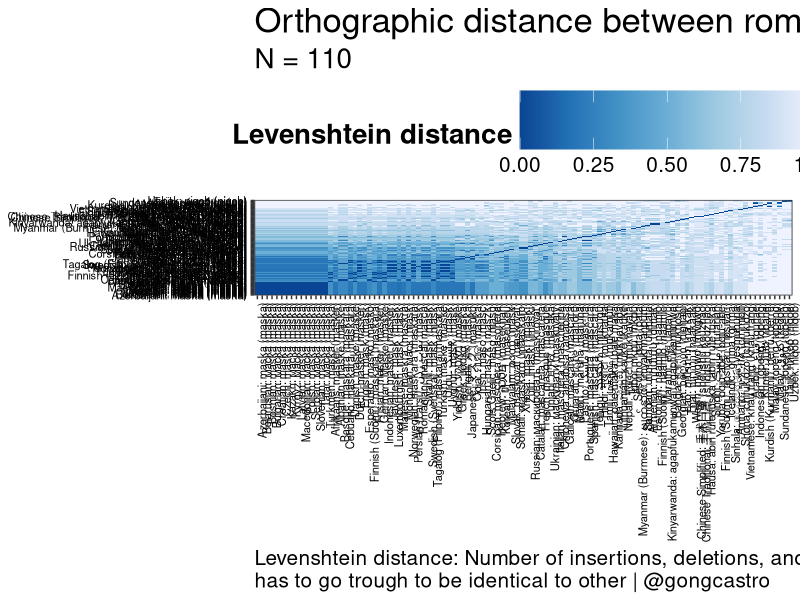

Generate this figure with R: (Note: this script raises an error after producing the figure.)
#### mask ----------------------------------------------------------------------

# import packages
library(tidyverse)
library(readxl)
library(stringdist)

#### import data ---------------------------------------------------------------
# you can download the data from https://drive.google.com/file/d/18SeJTiM2-JXR9SOqEg22wdkvNL3OxG3u/view?usp=sharing

my_theme <- function(){
  theme_bw() +
    theme(
      axis.title = element_text(face = "bold"),
      axis.text = element_text(colour = "black", size = 20),
      panel.grid = element_line(colour = "grey"),
      panel.grid.minor.x = element_blank(),
      panel.grid.minor.y = element_blank(),
      strip.text = element_text(size = 15),
      legend.position = "top",
      legend.box = "vertical",
      legend.background = element_rect(fill = "transparent"),
      legend.title = element_text(face = "bold"),
      legend.text = element_text(size = 14),
      text = element_text(size = 25),
      legend.key = element_rect(colour = "grey"),
      panel.background = element_rect(fill = "white"),
      plot.background = element_rect(fill = "white", colour = "white")
    )
}

dat <- read_xlsx("data/mask.xlsx") %>% 
  mutate(roman = as.logical(roman),
         romanisation = str_to_lower(romanisation),
         label = paste0(language, ": ", form, " (", romanisation, ")"),
         label_phon =  paste0(language, ": ", form,  " /", ipa_flat, "/"))  %>% 
  drop_na(form) %>% 
  filter(region %in% c("Europe", "Asia", "Africa", "Oceania"), # other regions only provide missing values
         language != "Hmong") %>% # outlier, makes any other scores seem too close to each other (see masks.xlsx)
  as_tibble()

#### orthographic distance -----------------------------------------------------
# generate all pairwise combinations of orthographic forms and compute their Levenshtein distance
expanded_ort <- expand_grid(label1 = dat$label,
                            label2 = dat$label) %>% 
  left_join(., {
    dat %>%
      select(label, romanisation) %>% 
      drop_na(romanisation) %>% 
      rename_all(function(x) paste0(x, "1"))
  }) %>% 
  left_join(., {
    dat %>%
      select(label, romanisation) %>% 
      drop_na(romanisation) %>% 
      rename_all(function(x) paste0(x, "2"))
  }) %>% 
  rowwise() %>% 
  mutate(n = ifelse(nchar(romanisation1) > nchar(romanisation2), nchar(romanisation1), nchar(romanisation2)),
         lv = stringdist(romanisation1, romanisation2, method = "lv"),
         lv_norm = lv/n) %>% 
  ungroup() 

# plot data
ggplot(expanded_ort, aes(fct_reorder(label1, lv_norm),
                         fct_reorder(label2, lv_norm),
                         fill = lv_norm)) +
  geom_tile() +
  labs(fill = "Levenshtein distance",
       title = "Orthographic distance between romanisations of translations of MASK",
       subtitle = paste0("N = ", sum(!is.na(dat$romanisation), na.rm = TRUE)),
       caption = "Levenshtein distance: Number of insertions, deletions, and replacements a character string\nhas to go trough to be identical to other | @gongcastro") +
  scale_fill_distiller(palette = "Blues") +
  my_theme() +
  theme(axis.text.x = element_text(angle = 90, hjust = 1, size = 8),
        axis.text.y = element_text(size = 8),
        axis.title = element_blank(),
        axis.line = element_blank(),
        axis.text = element_text(colour = "black"),
        plot.title = element_text(size = 25),
        plot.subtitle = element_text(size = 20),
        plot.caption = element_text(hjust = 0, size = 15),
        legend.position = "top",
        legend.title = element_text(face = "bold", size = 20),
        legend.text = element_text(size = 15),
        legend.key.size = unit(1.5, "cm")) +
  ggsave("static/img/masks_ort.png", height = 18, width = 15)

#### phonological distance -----------------------------------------------------
# generate all pairwise combinations of phonological forms and compute their Levenshtein distance
expanded_phon <- expand_grid(label_phon1 = dat$label_phon, label_phon2 = dat$label_phon) %>% 
  left_join(., {
    dat %>%
      select(label_phon, ipa_flat) %>% 
      drop_na(ipa_flat) %>% 
      rename_all(function(x) paste0(x, "1"))
  }) %>% 
  left_join(., {
    dat %>%
      select(label_phon, ipa_flat) %>% 
      drop_na(ipa_flat) %>% 
      rename_all(function(x) paste0(x, "2"))
  }) %>% 
  rowwise() %>% 
  mutate(n = ifelse(nchar(ipa_flat1) > nchar(ipa_flat2), nchar(ipa_flat1), nchar(ipa_flat2)),
         lv_phon = stringdist(ipa_flat1, ipa_flat2, method = "lv"),
         lv_phon_norm = lv_phon/n) %>% 
  ungroup() %>% 
  drop_na(lv_phon_norm)

# plot data
ggplot(expanded_phon, aes(fct_reorder(label_phon1, lv_phon_norm),
                          fct_reorder(label_phon2, lv_phon_norm),
                          fill = lv_phon_norm)) +
  geom_tile() +
  labs(fill = "Levenshtein distance",
       title = "Phonological distance between IPA transcriptions of translations of MASK",
       subtitle = paste0("N = ", sum(!is.na(dat$ipa_flat), na.rm = TRUE)),
       caption = "Levenshtein distance: Number of insertions, deletions, and replacements a character string\nhas to go trough to be identical to other | @gongcastro") +
  scale_fill_distiller(palette = "YlOrRd") +
  my_theme() +
  theme(axis.text.x = element_text(angle = 90, hjust = 1, size = 8),
        axis.text.y = element_text(size = 8),
        axis.title = element_blank(),
        axis.line = element_blank(),
        axis.text = element_text(colour = "black"),
        plot.title = element_text(size = 25),
        plot.subtitle = element_text(size = 20),
        plot.caption = element_text(hjust = 0, size = 15),
        legend.position = "top",
        legend.title = element_text(face = "bold", size = 20),
        legend.text = element_text(size = 15),
        legend.key.size = unit(1.5, "cm")) +
  ggsave("static/img/masks_phon.png", height = 18, width = 15)

#### onset ---------------------------------------------------------------------
# compute how many orthographic/phonological forms share onset
onsets <- list(
  Orthography = dat %>% 
    mutate(onset = as.factor(substr(romanisation, 1, 1))) %>% 
    count(onset) %>%  
    mutate(prop = n/sum(.$n)),
  Phonology =  dat %>% 
    drop_na(ipa_flat) %>% 
    mutate(onset = as.factor(substr(ipa_flat, 1, 1))) %>% 
    count(onset) %>%  
    mutate(prop = n/sum(.$n),
           onset = paste0("/", onset, "/"))
) %>% 
  bind_rows(.id = "type") %>% 
  mutate(type = ifelse(
    type=="Orthography",
    paste0(type, " (N = ", sum(!is.na(dat$romanisation), na.rm = TRUE), ")"),
    paste0(type, " (N = ", sum(!is.na(dat$ipa_flat), na.rm = TRUE), ")")
  )) %>% 
  group_by(type) %>% 
  arrange(desc(prop)) %>%  
  mutate(index = row_number()) %>% 
  ungroup()

# plot data
ggplot(onsets, aes(x = fct_reorder(onset, prop, .desc = TRUE),
                   y = prop,
                   order = -prop,
                   label = n,
                   fill = index)) +
  facet_wrap(~type, scales = "free", dir = "v") +
  geom_col(colour = "white", width = 1, show.legend = FALSE) +
  geom_text(nudge_y = 0.025) +
  scale_fill_distiller(palette = "YlOrRd") +
  scale_y_continuous(labels = scales::percent) +
  labs(x = "Onset",
       y = "%",
       fill = "Region",
       title = "Shared onset",
       subtitle = "How often do translations of MASK start with the same letter/phoneme?",
       caption = "@gongcastro") +
  my_theme() +
  theme(axis.text.x = element_text(colour = "black", face = "bold", size = 12),
        axis.text.y = element_text(colour = "black", size = 12),
        axis.title = element_blank(),
        strip.background = element_rect(fill = "grey", colour = NA),
        strip.text = element_text(size = 12, face = "bold"),
        legend.title = element_text(face = "bold"),
        panel.grid.major.x = element_blank(),
        plot.caption.position = "plot",
        plot.subtitle = element_text(size = 15),
        plot.title = element_text(face = "bold", size = 20),
        plot.caption = element_text(hjust = 0)) +
  ggsave("static/img/masks_onset.png", width = 6, height = 6)
